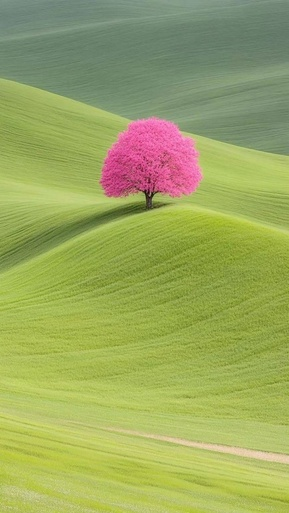
#> input picture input/image1.jpg, 289 x 513 px, shrunk from 736 x 1308 before the run
$ python filters.py
#> lines starting #> are read from the running program, lines starting #| are printed output that depends on the picture; after the words box and inside, x2 and y2 are one past the last pixel; in counts of white or black regions, pixels touching at a corner belong together
#> further down, image is the input picture: shape (513, 289, 3); mean B, G, R 95, 167.9, 155.8
### HSI_to_RGB.py
import cv2
import numpy as np
import matplotlib.pyplot as plt
import os


def rgb_to_hsi(img):
    r = img[:, :, 0]
    g = img[:, :, 1]
    b = img[:, :, 2]

    intensity = (r + g + b) / 3

    minimum = np.minimum(r, np.minimum(g, b))
    saturation = 1 - (3 * minimum) / (r + g + b + 1e-8)

    numerator = 0.5 * ((r - g) + (r - b))
    denominator = np.sqrt((r - g)**2 + (r - b) * (g - b))

    theta = np.arccos(
        np.clip(numerator / (denominator + 1e-8), -1, 1)
    )

    hue = np.where(b <= g, theta, 2 * np.pi - theta)
    hue = hue / (2 * np.pi)
    hue = np.where(saturation == 0, 0, hue)

    hsi = np.stack((hue, saturation, intensity), axis=2)

    return hsi


def hsi_to_rgb(hsi):

    h = hsi[:, :, 0] * 2 * np.pi
    s = hsi[:, :, 1]
    i = hsi[:, :, 2]

    r = np.zeros(h.shape)
    g = np.zeros(h.shape)
    b = np.zeros(h.shape)

    mask = h < 2 * np.pi / 3

    hm = h[mask]

    b[mask] = i[mask] * (1 - s[mask])

    r[mask] = i[mask] * (
        1 + s[mask] * np.cos(hm) /
        (np.cos(np.pi / 3 - hm) + 1e-8)
    )

    g[mask] = 3 * i[mask] - r[mask] - b[mask]

    mask = (h >= 2 * np.pi / 3) & (h < 4 * np.pi / 3)

    hm = h[mask] - 2 * np.pi / 3

    r[mask] = i[mask] * (1 - s[mask])

    g[mask] = i[mask] * (
        1 + s[mask] * np.cos(hm) /
        (np.cos(np.pi / 3 - hm) + 1e-8)
    )

    b[mask] = 3 * i[mask] - r[mask] - g[mask]

    mask = h >= 4 * np.pi / 3

    hm = h[mask] - 4 * np.pi / 3

    g[mask] = i[mask] * (1 - s[mask])

    b[mask] = i[mask] * (
        1 + s[mask] * np.cos(hm) /
        (np.cos(np.pi / 3 - hm) + 1e-8)
    )

    r[mask] = 3 * i[mask] - g[mask] - b[mask]

    rgb = np.stack((r, g, b), axis=2)

    return np.clip(rgb, 0, 1)


# [59 lines that do not run on import are left out]

### filters.py

import cv2
import matplotlib.pyplot as plt
import numpy as np
import os

from scipy.ndimage import (
    minimum_filter,
    median_filter,
    maximum_filter,
    uniform_filter,
    convolve,
    gaussian_filter
)

from HSI_to_RGB import rgb_to_hsi, hsi_to_rgb


def apply_filters(hsi):

    results = {}

    minimum = np.empty(hsi.shape, hsi.dtype)

    for channel in range(3):
        minimum[:, :, channel] = minimum_filter(
            hsi[:, :, channel], size=3, mode="constant"
        )
#> minimum: shape (513, 289, 3) float32

    results['Minimum'] = minimum

    median = np.empty(hsi.shape, hsi.dtype)

    for channel in range(3):
        median[:, :, channel] = median_filter(
            hsi[:, :, channel], size=3, mode="constant"
        )

    results['Median'] = median

    maximum = np.empty_like(hsi)

    for channel in range(3):
        maximum[:, :, channel] = maximum_filter(
            hsi[:, :, channel], size=3, mode="constant"
        )

    results['Maximum'] = maximum

    average = np.empty_like(hsi)

    for channel in range(3):
        average[:, :, channel] = uniform_filter(
            hsi[:, :, channel], size=3, mode="constant"
        )
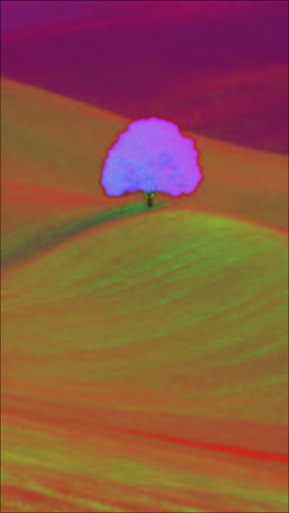
#> average: shape (513, 289, 3) float32; mean of channels 0, 1, 2 0.252, 0.332, 0.545; drawn as B, G, R

    results['Average'] = average

    weighted_kernel = np.array(
        [[1, 2, 1],
         [2, 4, 2],
         [1, 2, 1]],
        dtype=np.float32
    ) / 16

    weighted = np.empty_like(hsi)

    for channel in range(3):
        weighted[:, :, channel] = convolve(
            hsi[:, :, channel],
            weighted_kernel,
            mode='constant',
            cval=0
        )

    results['Weighted'] = weighted

    gaussian = np.empty_like(hsi)

    for channel in range(3):
        gaussian[:, :, channel] = gaussian_filter(
            hsi[:, :, channel],
            sigma=1,
            mode='constant',
            cval=0
        )

    results['Gaussian'] = gaussian

    intensity = hsi[:, :, 2]

    sobel_x = np.array(
        [[-1, 0, 1],
         [-2, 0, 2],
         [-1, 0, 1]],
        dtype=np.float32
    )

    sobel_y = np.array(
        [[-1, -2, -1],
         [0, 0, 0],
         [1, 2, 1]],
        dtype=np.float32
    )

    gx = convolve(intensity, sobel_x, mode='constant')
    gy = convolve(intensity, sobel_y, mode='constant')

    G = np.sqrt(gx**2 + gy**2)

    sobel = G / (G.max() + 1e-8)

    results['Sobel'] = sobel

    laplacian_kernel = np.array(
        [[0, -1, 0],
         [-1, 4, -1],
         [0, -1, 0]],
        dtype=np.float32
    )

    laplacian = convolve(
        intensity,
        laplacian_kernel,
        mode="constant"
    )

    laplacian = np.abs(laplacian)
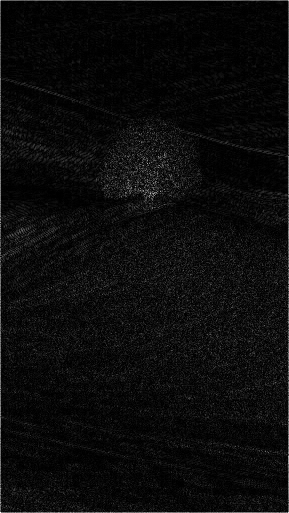
#> laplacian: shape (513, 289) float32; min 0, max 1.34, mean 0.0637; drawn with min black and max white

    laplacian = laplacian / (laplacian.max() + 1e-8)

    results['Laplacian'] = laplacian

    return results


def save_images(results):

    for name, image in results.items():

        if image.ndim == 3:
            image = hsi_to_rgb(image)

        image = np.clip(image * 255, 0, 255).astype(np.uint8)

        if image.ndim == 3:
            image = cv2.cvtColor(image, cv2.COLOR_RGB2BGR)

        filename = "output/" + name + ".png"

        cv2.imwrite(filename, image)


if __name__ == "__main__":

    image = cv2.imread("input/image1.jpg")

    if image is None:
        print("Image not found!")
        exit()

    image = cv2.cvtColor(image, cv2.COLOR_BGR2RGB)
    image = image.astype(np.float32) / 255.0

    hsi = rgb_to_hsi(image)

    results = apply_filters(hsi)
#> results = 8 items

    save_images(results)
#> the loop in save_images, `for name, image in results.items(): ` made 8 passes
#> (name, filename) on passes 1 to 8: ('Minimum', 'output/Minimum.png'), ('Median', 'output/Median.png'), ('Maximum', 'output/Maximum.png'), ('Average', 'output/Average.png'), ('Weighted', 'output/Weighted.png'), ('Gaussian', 'output/Gaussian.png'), ('Sobel', 'output/Sobel.png'), ('Laplacian', 'output/Laplacian.png')
#> pass 1, in hsi_to_rgb, `s = hsi[:, :, 1]`:
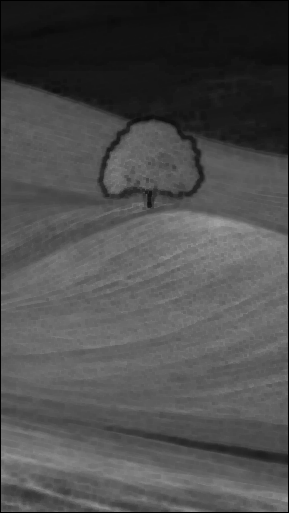
#> s: shape (513, 289) float32; min 0, max 0.636, mean 0.305
#> pass 1, in hsi_to_rgb, `i = hsi[:, :, 2]`:
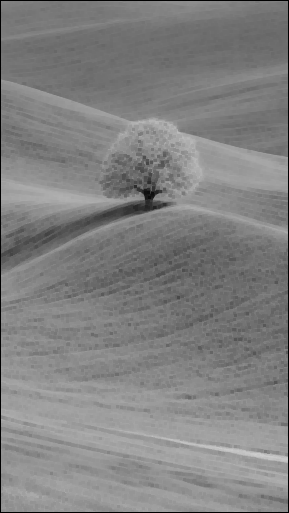
#> i: shape (513, 289) float32; min 0, max 0.813, mean 0.508
#> pass 1, in hsi_to_rgb, `mask = h < 2 * np.pi / 3`:
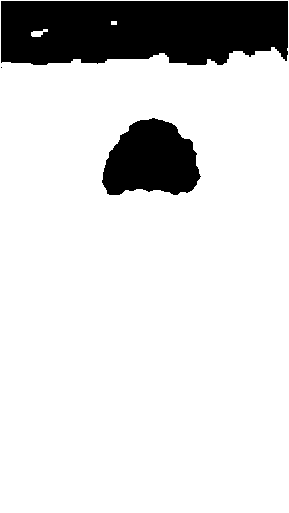
#> mask: shape (513, 289) bool; 84.9% white; 3 black regions (1 under 20 px), largest, box (x1, y1, x2, y2) and area: (1, 1, 288, 65) 16747, (102, 118, 201, 195) 5599

    print("All filtered images saved successfully!")

    plt.figure(figsize=(16, 13))

    plt.subplot(3, 3, 1)
    plt.imshow(image)
    plt.title("Original", pad=12)
    plt.axis("off")

    index = 2

    for name in results:

        filtered_image = results[name]

        plt.subplot(3, 3, index)

        if filtered_image.ndim == 3:
            filtered_image = hsi_to_rgb(filtered_image)
            plt.imshow(filtered_image)
        else:
            plt.imshow(filtered_image, cmap="gray")

        plt.title(name, pad=12)
        plt.axis("off")

        index += 1
#> this loop made 8 passes
#> pass 1, in hsi_to_rgb (call 7), `rgb = np.stack((r, g, b), axis=2)`:
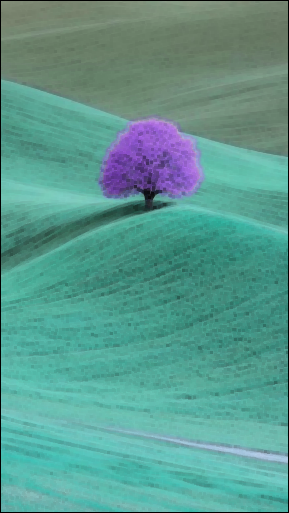
#> rgb: shape (513, 289, 3) float64; mean of channels 0, 1, 2 0.563, 0.604, 0.357; drawn as B, G, R
#> after the loop, index = 10

    plt.subplots_adjust(
        hspace=0.35,
        wspace=0.12,
        top=0.95,
        bottom=0.04
    )

    plt.savefig("output/Comparison.png", dpi=300, bbox_inches="tight")
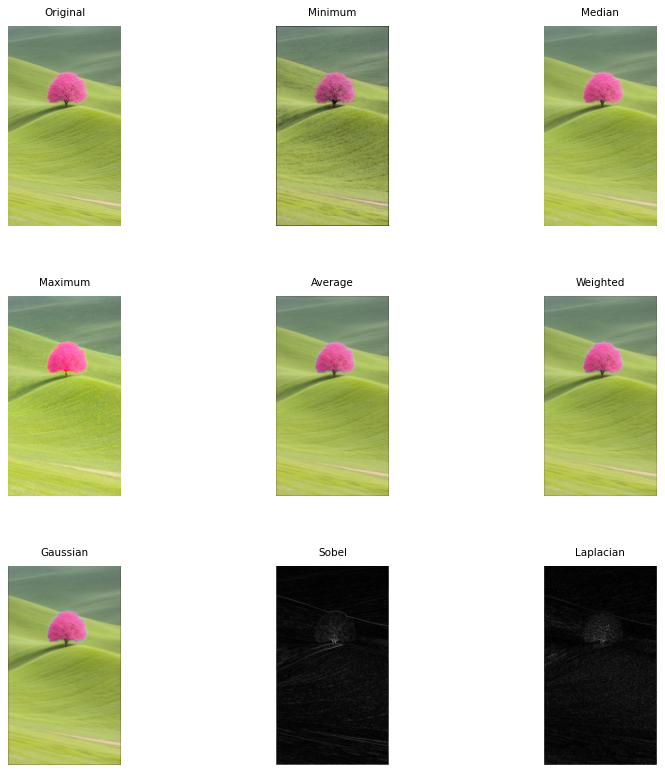
#> figure drawn by matplotlib, 9 panels
    plt.show()
